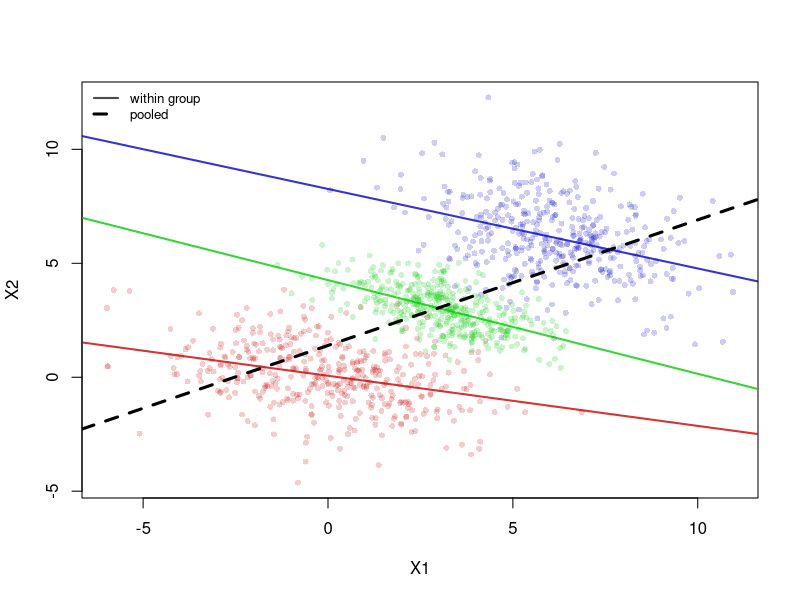
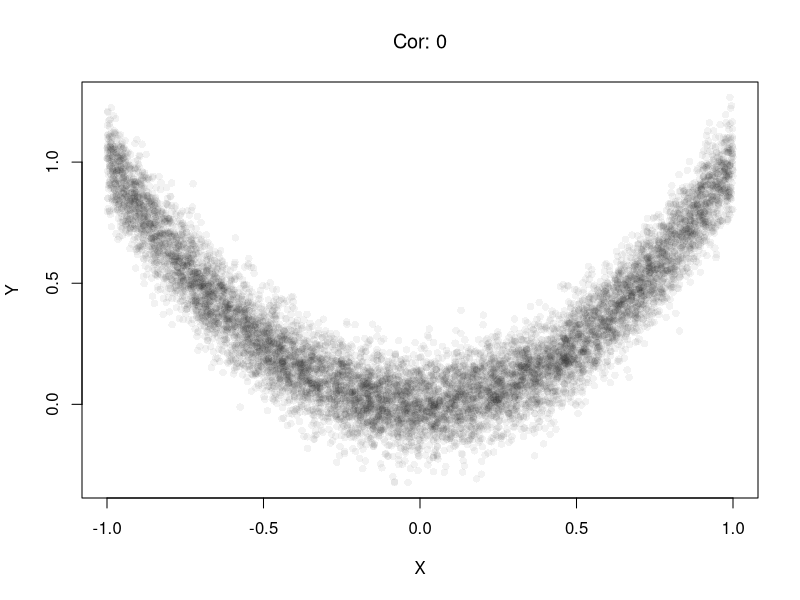
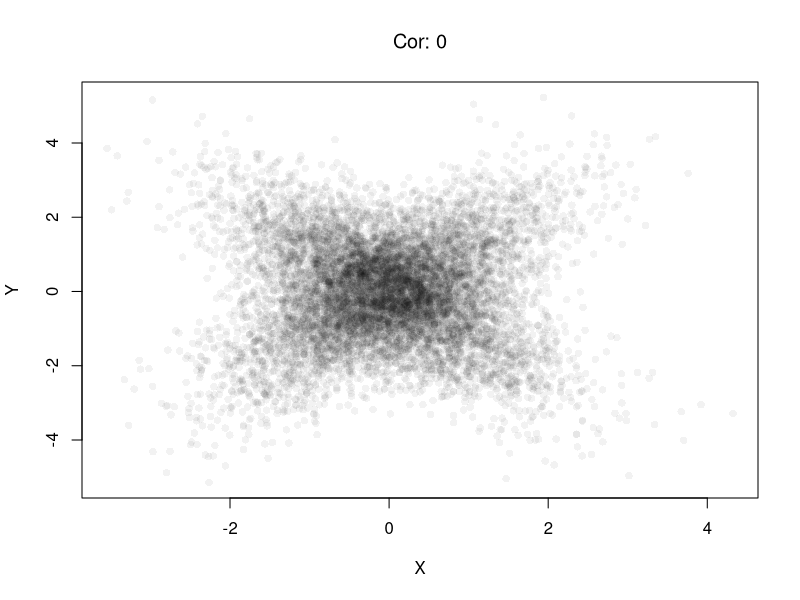
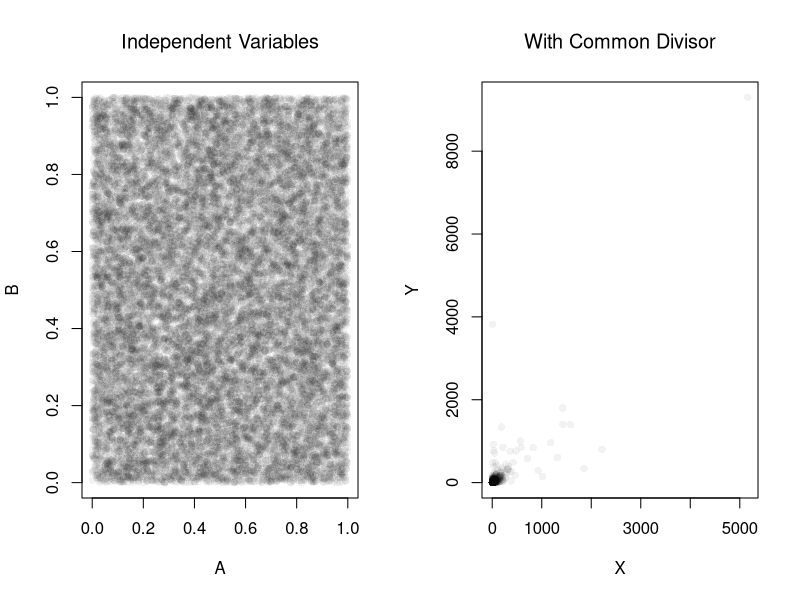
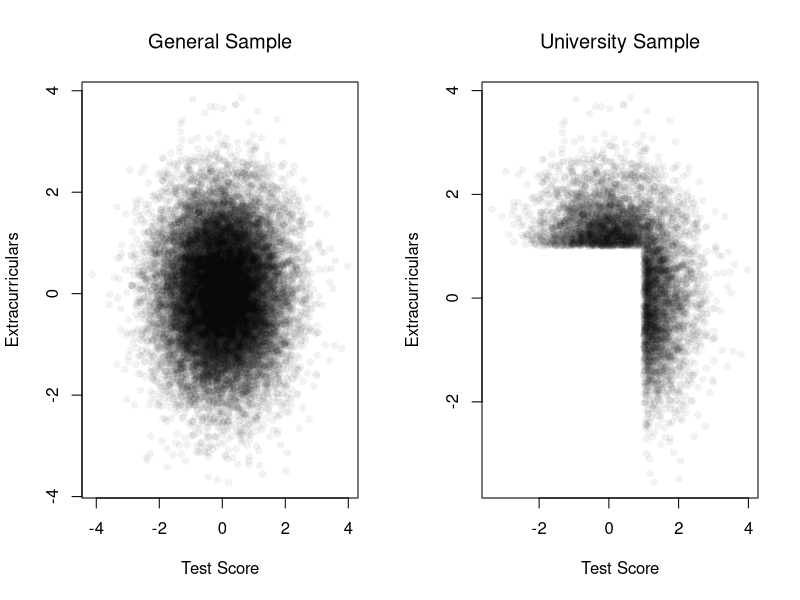
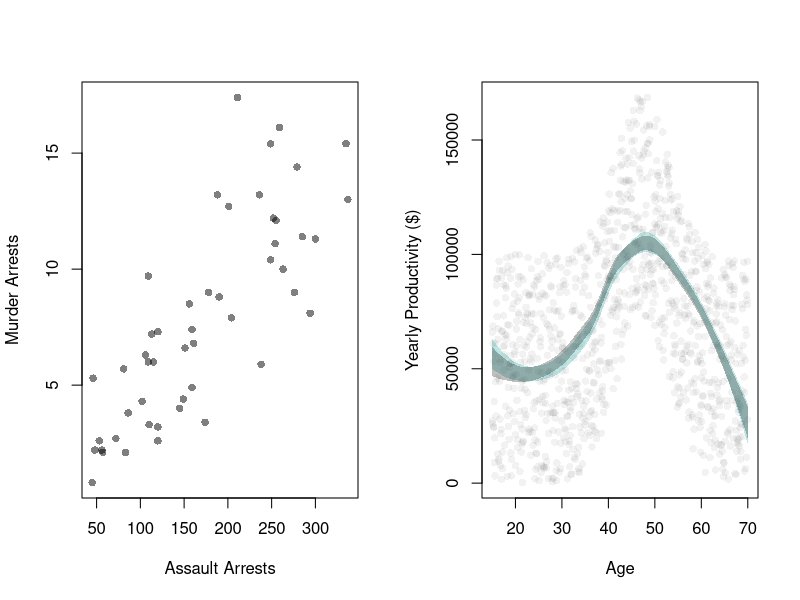
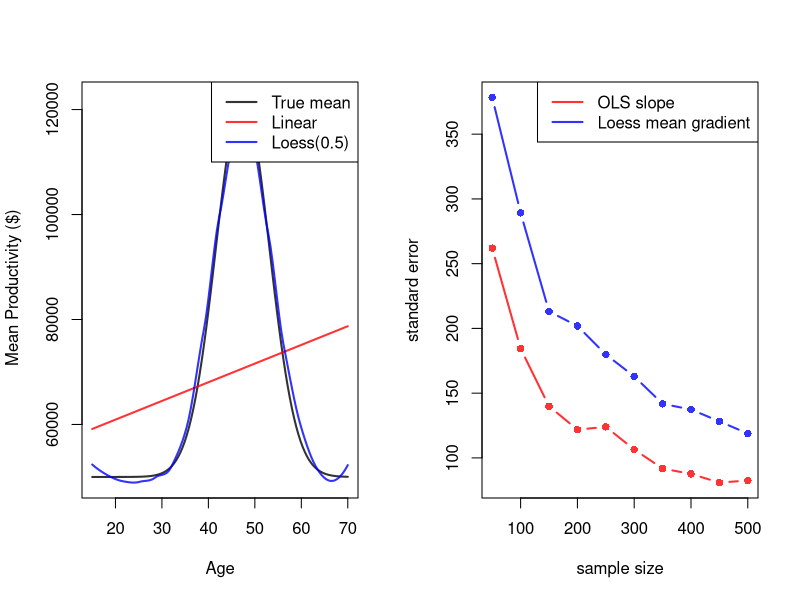
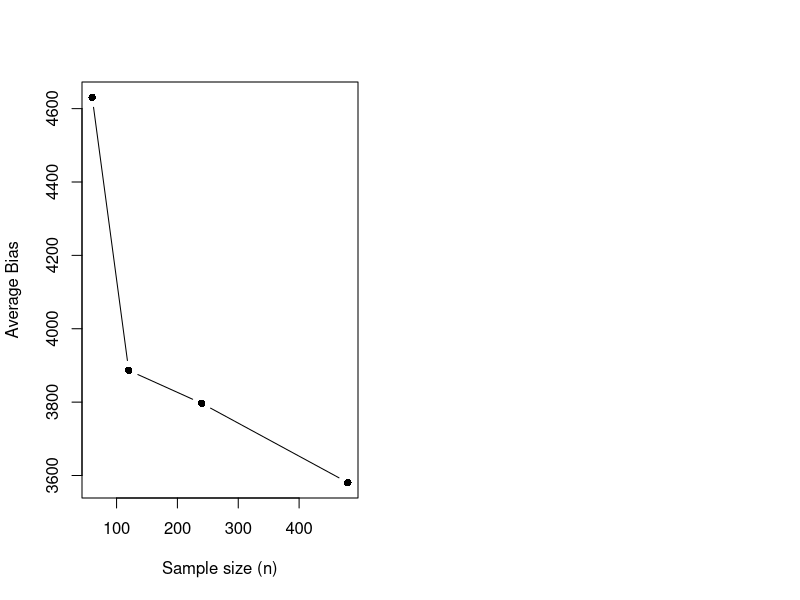

Write R code to recreate these figures, in order.
## ---- chunk 1
set.seed(5)
library(mvtnorm)
N <- 400
### Group 1
mu1    <- c(0, 0)
sigma1 <- rbind(c(4, -0.9), c(-0.9, 2) )
xy1_sim <- data.frame(rmvnorm(n=N, mu1, sigma1), Group=1)
### Group 2
mu2    <- c(3, 3)
sigma2 <- rbind(c(2, -0.9), c(-0.9, 1) )
xy2_sim <- data.frame(rmvnorm(n=N, mu2, sigma2), Group=2)
### Group 3
mu3    <- c(6, 6)
sigma3 <- rbind(c(3, -0.9), c(-0.9, 3) )
xy3_sim <- data.frame(rmvnorm(n=N, mu3, sigma3), Group=3)

## Combined Data (Initially Observed)
xy_agg_sim <- rbind(xy1_sim, xy2_sim, xy3_sim)
xy_agg_sim <- xy_agg_sim[order(xy_agg_sim$X1), ]

## Scatterplot, colored by group
pt_cols <- c(rgb(.8, 0, 0, .2), rgb(0, .8, 0, .2), rgb(0, 0, .8, .2))
plot(X2 ~ X1, xy_agg_sim, pch=16, col=pt_cols[xy_agg_sim$Group], cex=.8,
    main=NA, xlab='X1', ylab='X2')

# Within-group regression lines are negative.
ln_cols <- c(rgb(.8, 0, 0, .8), rgb(0, .8, 0, .8), rgb(0, 0, .8, .8))
for (g in seq_len(3)) {
    abline(
        lm(X2 ~ X1, data=xy_agg_sim[xy_agg_sim$Group == g, ]),
        col=ln_cols[g], lwd=2)
}

# The pooled regression line is positive.
abline(lm(X2 ~ X1, data=xy_agg_sim), lwd=3, lty=2)
legend('topleft', bty='n', cex=.8,
    legend=c('within group', 'pooled'),
    lwd=c(2, 3), lty=c(1, 2), col=c(grey(0, .7), 'black'))
## ---- chunk 2
set.seed(123)
n <- 10000

# X causes Y via Y = X^2 + noise
x_sim <- runif(n, min = -1, max = 1)
epsilon <- rnorm(n, mean = 0, sd = 0.1)
y_sim <- x_sim^2 + epsilon  # clear causal effect of X on Y
plot(x_sim, y_sim, pch=16, col=grey(0, .05),
    main=NA, xlab='X', ylab='Y')

# Correlation over the entire range
title( paste0('Cor: ', round( cor(x_sim, y_sim), 1) ) ,
    font.main=1)
## ---- chunk 3
# Heterogeneous Effects
x_sim <- rnorm(n) # Randomized 'treatment'

# Heterogeneous effects based on group
group <- rbinom(n, size = 1, prob = 0.5)
epsilon <- rnorm(n, mean = 0, sd = 1)
y_sim <- ifelse(group == 1,
            x_sim + epsilon,   # positive effect
            -x_sim + epsilon)  # negative effect
plot(x_sim, y_sim, pch=16, col=grey(0, .05),
    main=NA, xlab='X', ylab='Y')

# Correlation in the pooled sample
title( paste0('Cor: ', round( cor(x_sim, y_sim), 1) ),
    font.main=1 )
## ---- chunk 4
set.seed(123)
n <- 20000

# Independent components
A <- runif(n)
B <- runif(n)
C <- runif(n)
par(mfrow=c(1, 2))
plot(A, B, pch=16, col=grey(0, .05),
    main=NA, xlab='A', ylab='B')
title('Independent Variables', font.main=1)

# Ratios with a shared denominator
x_sim <- A / C
y_sim <- B / C
plot(x_sim, y_sim, pch=16, col=grey(0, .05),
    main=NA, xlab='X', ylab='Y')
title('With Common Divisor', font.main=1)

# Correlation
cor(x_sim, y_sim)
## ---- chunk 5

# Independent traits in the population
test_score        <- rnorm(n, mean = 0, sd = 1)
extracurriculars  <- rnorm(n, mean = 0, sd = 1)

# Selection above thresholds
threshold <- 1.0
admitted <- (test_score > threshold) | (extracurriculars > threshold)
mean(admitted)  # admission rate

par(mfrow = c(1, 2))
# Full population
plot(test_score, extracurriculars,
     pch=16, col=grey(0, .05),
     main=NA, xlab='Test Score', ylab='Extracurriculars')
title('General Sample', font.main=1)
# Admitted only
plot(test_score[admitted], extracurriculars[admitted],
     pch=16, col=grey(0, .05),
     main=NA, xlab='Test Score', ylab='Extracurriculars')
title('University Sample', font.main=1)
# Correlation among admitted applicants only
cor(test_score[admitted], extracurriculars[admitted])
## ---- chunk 6
plot(Murder ~ Assault, USArrests, pch=16, col=grey(0, .5),
    main=NA, xlab='Assault Arrests', ylab='Murder Arrests')
## ---- chunk 7
## Ages
Xmx <- 70
Xmn <- 15

##Generate Sample Data
sim_xy <- function(n=1000){
    x_sim <- seq(Xmn, Xmx, length.out=n)
    ## Random Productivity
    e <- runif(n, 0, 1E6)
    beta <-  1E-10*exp(1.4*x_sim -.015*x_sim^2)
    y_sim    <-  (beta*x_sim + e)/10
    return(data.frame(y_sim, x_sim))
}
xy_sim <- sim_xy(1000)
xy_sim <- xy_sim[order(xy_sim[, 'x_sim']), ]

## Data from one sample
plot(y_sim ~ x_sim, data=xy_sim, pch=16, col=grey(0, .05),
    main=NA, ylab='Yearly Productivity ($)', xlab='Age' )
reg_lo <- loess(y_sim ~ x_sim, data=xy_sim, span=.8)

## Plot Bootstrap CI for Single Sample
pred_design <- data.frame(x_sim=seq(Xmn, Xmx))
y_fit <- predict(reg_lo, newdata=pred_design)
boot_lo <- matrix(NA, nrow=nrow(pred_design), ncol=399)
for (b in 1:399) {
    xy_boot <- xy_sim[sample(nrow(xy_sim), replace=TRUE), ]
    reg_i <- loess(y_sim ~ x_sim, data=xy_boot, span=.8)
    boot_lo[, b] <- predict(reg_i, newdata=pred_design)
}
boot_cb <- apply(boot_lo, 1, quantile,
    probs=c(.025, .975), na.rm=TRUE)
polygon(
    c(pred_design[[1]], rev(pred_design[[1]])),
    c(boot_cb[1, ], rev(boot_cb[2, ])),
    col=hcl.colors(3, alpha=.25)[2],
    border=NA)

# Construct CI across Multiple Samples
sample_lo <- matrix(NA, nrow=nrow(pred_design), ncol=399)
for (b in 1:399) {
    xy_sim_b <- sim_xy(1000) #Entirely new sample
    reg_b <- loess(y_sim ~ x_sim, data=xy_sim_b, span=.8)
    sample_lo[, b] <- predict(reg_b, newdata=pred_design)
}
ci_lo <- apply(sample_lo, 1, quantile,
    probs=c(.025, .975), na.rm=TRUE)
polygon(
    c(pred_design[[1]], rev(pred_design[[1]])),
    c(ci_lo[1, ], rev(ci_lo[2, ])),
    col=grey(0, alpha=.25),
    border=NA)
## ---- chunk 8
set.seed(123)

## Shared parameters used by Bias and Variance
n_sim        <- 300
n_bias   <- 200
Nseq     <- seq(50, 500, by=50)
span_lo  <- 0.5
true_m   <- function(x) (1E-10*exp(1.4*x - .015*x^2)*x + 5E5) / 10
x0       <- seq(Xmn, Xmx, length.out=120)
m0       <- true_m(x0)
pred_design <- data.frame(x_sim=x0)

## Storage for Bias predictions (filled via <<- when n == n_bias)
pred_lm_bias <- matrix(NA_real_, nrow=length(x0), ncol=n_sim)
pred_lo_bias <- matrix(NA_real_, nrow=length(x0), ncol=n_sim)

## One sweep: gradient SEs across all n, plus bias predictions at n_bias
SE <- matrix(NA, nrow=2, ncol=length(Nseq))
for (ni in seq_along(Nseq)) {
    n <- Nseq[ni]
    stats <- matrix(NA, nrow=2, ncol=n_sim)
    for (b in 1:n_sim) {
        xy_sim_b <- sim_xy(n)
        fit_lm <- lm(y_sim ~ x_sim, data=xy_sim_b)
        fit_lo <- loess(y_sim ~ x_sim, data=xy_sim_b, span=0.8)
        grad_lo <- diff(predict(fit_lo))/diff(xy_sim_b[, 'x_sim'])
        if(n == n_bias){
            pred_lm_bias[, b] <- predict(fit_lm, newdata=pred_design)
            fit_lo_b <- loess(y_sim ~ x_sim, data=xy_sim_b, span=span_lo)
            pred_lo_bias[, b] <- predict(fit_lo_b, newdata=pred_design)
        }
        stats[, b] <- c(coef(fit_lm)[2], mean(grad_lo, na.rm=TRUE))
    }
    SE[, ni] <- apply(stats, 1, sd)
}
## ---- chunk 9
m_lm_hat <- rowMeans(pred_lm_bias, na.rm=TRUE)
m_lo_hat <- rowMeans(pred_lo_bias, na.rm=TRUE)

y_rng <- range(c(m0, m_lm_hat, m_lo_hat), na.rm=TRUE)
plot(x0, m0, type='l', lwd=2, col=rgb(0, 0, 0, .8), ylim=y_rng,
  xlab='Age', ylab=' Mean Productivity ($)', main=NA)
lines(x0[is.finite(m_lm_hat)], m_lm_hat[is.finite(m_lm_hat)], lwd=2, col=rgb(1, 0, 0, .8))
lines(x0[is.finite(m_lo_hat)], m_lo_hat[is.finite(m_lo_hat)], lwd=2, col=rgb(0, 0, 1, .8))
legend('topright', lty=1, lwd=2, col=c(rgb(0, 0, 0, .8), rgb(1, 0, 0, .8), rgb(0, 0, 1, .8)),
  legend=c('True mean',
    'Linear',
    paste0('Loess(', span_lo, ')')
))
## ---- chunk 10
cols <- c(rgb(1, 0, 0, .8), rgb(0, 0, 1, .8))
matplot(Nseq, t(SE), type='b', pch=16,
    lty=1, lwd=2, col=cols,
    ylab='standard error', xlab='sample size',
    main=NA)
legend('topright',
    lty=1, lwd=2, col=cols,
    legend=c('OLS slope', 'Loess mean gradient'))
## ---- chunk 11
# Bias functions
mean_pred <- function(P) rowMeans(P, na.rm=TRUE)
avg_bias2 <- function(P) mean( (mean_pred(P) - m0)^2, na.rm=TRUE)

# Variance
var_pred <- function(P) apply(P, 1, var, na.rm=TRUE)
avg_var   <- function(P) mean(var_pred(P), na.rm=TRUE)

metrics <- rbind(
  c(avg_bias2(pred_lm_bias),  avg_var(pred_lm_bias)),
  c(avg_bias2(pred_lo_bias),  avg_var(pred_lo_bias))
)
colnames(metrics) <- c('Avg Bias^2', 'Avg Variance')
rownames(metrics) <- c('Linear', 'Loess')
round(metrics, 4)
## ---- chunk 12
n <- c(100, 10000)
h_n <- n^(-1/5)
rbind(h_n=round(h_n, 3), n_times_h=round(n*h_n, 1))
## ---- chunk 13
set.seed(42)

x0_target <- 40  # mid-career age
n_grid <- c(60, 120, 240, 480)
n_sim <- 120

avg_abs_err <- numeric(length(n_grid))
for (ni in seq_along(n_grid)) {
  n <- n_grid[ni]
  span_n <- min(0.9, 1.8*n^(-1/4)) # shrinks with n
  errs <- replicate(n_sim, {
    xy_sim_b <- sim_xy(n)
    fit <- loess(y_sim ~ x_sim, data=xy_sim_b, span=span_n, degree=1)
    y_fit <- predict(fit, newdata=data.frame(x_sim=x0_target))
    abs(y_fit - true_m(x0_target))
  })
  avg_abs_err[ni] <- mean(errs, na.rm=TRUE)
}

plot(n_grid, avg_abs_err, type='b', pch=16,
     xlab='Sample size (n)',
     ylab='Average Bias',
     main=NA)
